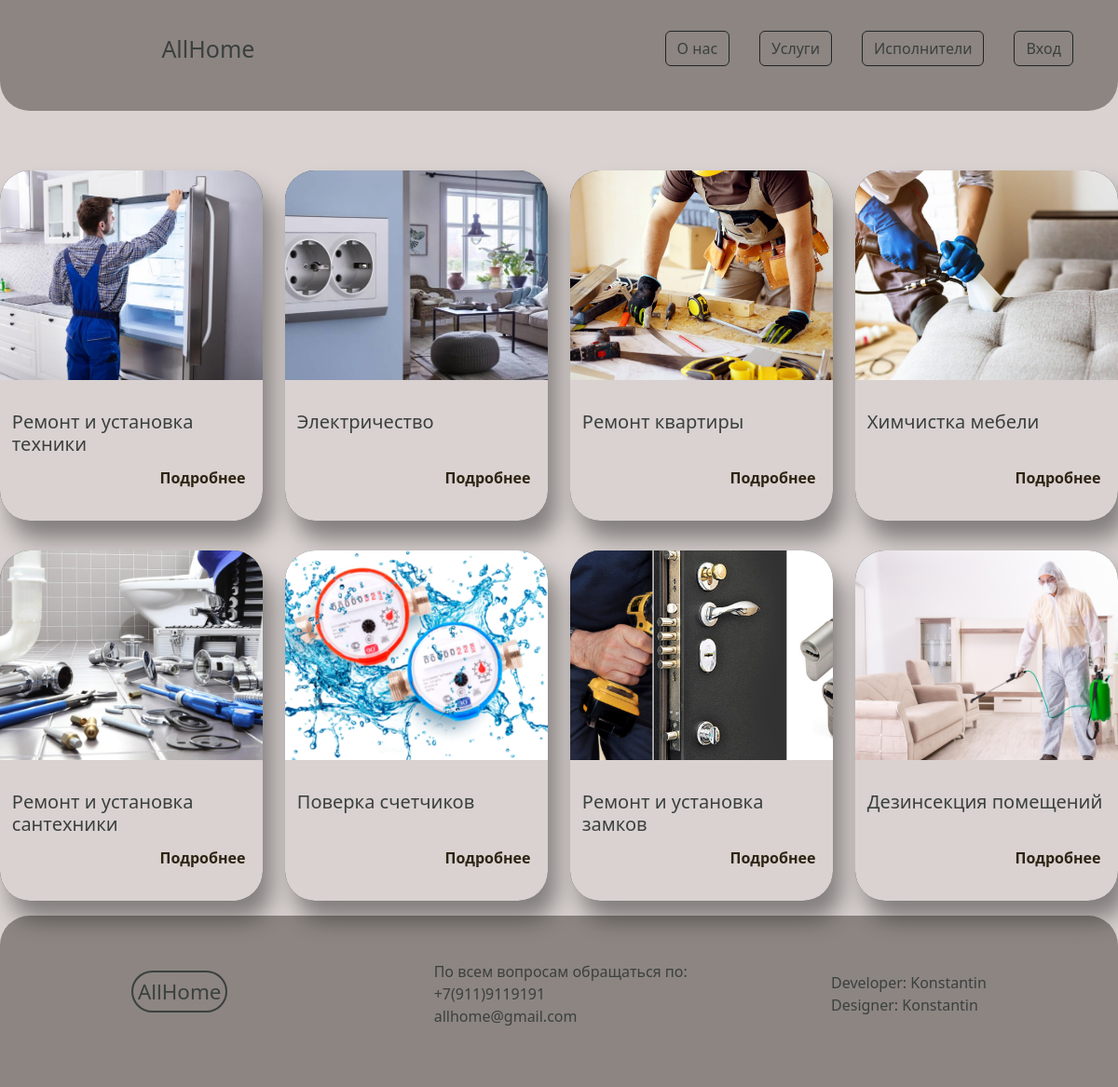
Page /catalog/ on the committed database.
### products/models.py (models this page shows, shortened)
class UslugaCategory(models.Model):
    title = models.CharField(max_length=30, null=False, blank=False, verbose_name='Категория услуги')
    image = models.ImageField(upload_to="images/", blank=True, verbose_name="Изображение")
    class Meta:
        verbose_name = 'Категория услуги'
        verbose_name_plural = 'Категории услуги'

### pages/views.py (the view)
# urls.py: path('catalog/', views.catalog_view, name='catalog'),
def catalog_view(request, *args, **kwargs):
    print(*args, **kwargs)
    items = UslugaCategory.objects.all()
    response = {
        'items': items
    }
    return render(request, "catalog.html", response)

### templates/catalog.html (shortened to what this page needs)
{%extends 'base.html'%}
{% load static %}
{% block content %}
<div class="row row-cols-lg-4 row-cols-md-2">
    {% for item in items %}
    <div class="col" style="margin-top: 2em">
        <div class="card custom-card">
            <div style="height: 60%;">
                <img src="{{ MEDIA_URL }}{{ item.image.url}}" class="card-img-top">
            </div>
            <div class="card-body custom-card-body">
                <div style="height: 40%">
                    <h5 style="margin-bottom: 0.2em; margin-top: 1em">{{ item.title }}</h5>
                </div>
                 <div class="text-end" style="height: 40%">
                    <a class="btn custom-button-pill" href="{% url 'catalog' %}">Подробнее</a>
                </div>
            </div>
        </div>
    </div>
    {% endfor %}
</div>
{% endblock content %}

### templates/base.html (shortened to what this page needs)
<!DOCTYPE html>
<html lang="en">
<head>
    <link href="https://cdn.jsdelivr.net/npm/bootstrap@5.3.0-alpha3/dist/css/bootstrap.min.css" rel="stylesheet"
>
</head>
<body class="main">
    <navbar class="navbar">
        {% include "navbar.html" %}
    </navbar>
    {% block content %}
    {% endblock %}
    <footer class="footer">
        {% include "footer.html" %}
    </footer>
</body>
</html>

### templates/navbar.html (shortened to what this page needs)
{% block content %}
<div class="navigation">
    <div class="logo">
        <p>
            AllHome
        </p>
    </div>
    {% if not user.is_authenticated %}
        <a class="btn btn-dark" style="margin-right: 1em; margin-left: 1em; background-color: #8C8581; color: inherit" href="{% url 'contacts' %}">О нас</a>
        <a class="btn btn-dark" style="margin-left: 1em; margin-right: 1em; background-color: #8C8581; color: inherit" href="{% url 'catalog' %}">Услуги</a>
        <a class="btn btn-dark" style="margin-right: 1em; margin-left: 1em; background-color: #8C8581; color: inherit" href="{% url 'masters' %}">Исполнители</a>
    {% endif %}
    {% if request.user.is_authenticated %}
    <div class="nav-item">
        <a class="nav-link" href=''> Добро пожаловать, {{user.first_name}}</a>
    </div>
    {% if not user.is_staff %}
        <a class="btn btn-dark" style="margin-left: 1em; margin-right: 1em; background-color: #8C8581;
        color: inherit" href="{% url 'catalog' %}">Заявка на услуги</a>
    {% endif %}
    {% if user.is_superuser %}
        <a href="/admin" class="btn btn-dark" style="margin-left: 1em; margin-right: 1em; background-color: #8C8581; color: inherit">Админ-панель</a>
    {% else %}
        <a class="btn btn-dark" style="margin-left: 1em; margin-right: 1em; background-color: #8C8581; color: inherit" href="{% url '' %}">Личный кабинет</a>
    {% endif %}
        <a class="btn btn-dark" style="margin-left: 1em; margin-right: 1em; background-color: #8C8581; color: inherit" href="{% url 'contacts' %}">О нас</a>
        <a class="btn btn-dark" style="margin-left: 1em; margin-right: 1em; background-color: #8C8581; color: inherit" href="{% url 'catalog' %}">Услуги</a>
        <a class="btn btn-dark" style="margin-left: 1em; margin-right: 1em; background-color: #8C8581; color: inherit" href="{% url 'masters' %}">Исполнители</a>
        <a class="btn btn-dark" style="margin-left: 1em; margin-right: 1em; background-color: #8C8581; color: inherit" href="{% url 'logout' %}">Выход</a>
    {% else %}
        <a class="btn btn-dark" style="margin-right: 1em; margin-left: 1em; background-color: #8C8581; color: inherit" href="{% url 'login' %}">Вход</a>
    {% endif %}
</div>
{% endblock content %}

### templates/footer.html (shortened to what this page needs)
{% block content %}
    <div class="footer">
        <div>
            <a href="/" class="footer-logo-borders">AllHome</a>
        </div>
        <div class="footer-txt">
            <p>По всем вопросам обращаться по:</p>
            <p>+7(911)9119191</p>
            <p>allhome@gmail.com</p>
        </div>
        <div class="footer-txt">
            <p>Developer: Konstantin</p>
            <p>Designer: Konstantin</p>
        </div>
    </div>
{% endblock content %}

### templates/navbar.html (style rules this page uses)
.logo { font-size: 25px; margin-top: 0.7em; justify-content: left; }
.navigation { display: flex; position: sticky; flex-direction: row; align-items: center; justify-content: space-between; width: 100%; }

### templates/catalog.html (style rules this page uses)
.custom-card-body { height: 30%; width: 100%; padding: 0.8em; margin-top: -0.1%; border-radius: 0em 0em 2em 2em; background: #D9D2D0; }
.custom-card { height: auto; border-radius: 2em; aspect-ratio: 3/4; background: #3B403F; border-style: none; box-shadow: 10px 20px 25px rgba(0, 0, 0, 0.4); }
.card-img-top { width: 100%; height: 100%; object-fit: cover; border-top-left-radius: 2em; border-top-right-radius: 2em; }
.custom-button-pill { border-radius: 1000px; background: #D9D2D0; color: #2d2413; font-weight: bolder; padding: 0.3em; }

### templates/footer.html (style rules this page uses)
.footer { display: flex; justify-content: space-between; align-items: center; padding: 1em 4em; width: 100%; }
.footer-logo-borders { border-style: solid; border-radius: 1000px; border-width: 0.09em; padding: 0.3rem 0.3rem; line-height: 0.9rem; font-size: 1.4em; font-weight: 100; text-decoration: none; color: inherit; margin-right: 3em; }
.footer-txt p { margin-bottom: 0em; }

### templates/base.html (style rules this page uses)
* { text-decoration: none; margin:auto; color: #3B403F; }
.main { background-color: #D9D2D0; display: flex; flex-direction: column; gap: 2em; min-height: 100%; }
.footer { display: flex; border-top-right-radius: 2rem; border-top-left-radius: 2rem; background-color: #8C8581; padding: 2rem; margin-top: -1rem; }
.navbar { width: 100%; display: flex; border-bottom-left-radius: 2rem; border-bottom-right-radius: 2rem; background-color: #8C8581; padding: 2rem; margin-top: -1rem; }

### rows in the picture
UslugaCategory: image (picture), title "Ремонт и установка техники"
UslugaCategory: image (picture), title "Электричество"
UslugaCategory: image (picture), title "Ремонт квартиры"
UslugaCategory: image (picture), title "Химчистка мебели"
UslugaCategory: image (picture), title "Ремонт и установка сантехники"
UslugaCategory: image (picture), title "Поверка счетчиков"
UslugaCategory: image (picture), title "Ремонт и установка замков"
UslugaCategory: image (picture), title "Дезинсекция помещений"
